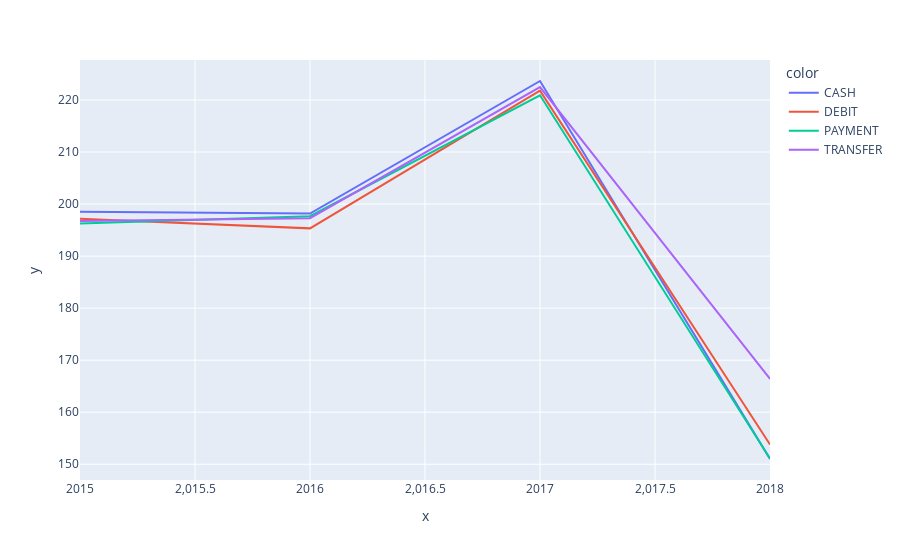

The notebook cell saved with this chart:
### Code cell
px.line(x = type_y["ord_year"], y = type_y["Sales"], color = type_y["Type"])

### Figure 1 — Plotly figure (JSON) as saved in the notebook; plotly's stock layout.template omitted (floating-point values rounded to 4 significant figures)
{"data": [{"hovertemplate": "color=CASH<br>x=%{x}<br>y=%{y}<extra></extra>", "legendgroup": "CASH", "line": {"color": "#636efa", "dash": "solid"}, "marker": {"symbol": "circle"}, "mode": "lines", "name": "CASH", "orientation": "v", "showlegend": true, "type": "scatter", "x": [2015, 2016, 2017, 2018], "xaxis": "x", "y": [198.5, 198.2, 223.6, 151.0], "yaxis": "y"}, {"hovertemplate": "color=DEBIT<br>x=%{x}<br>y=%{y}<extra></extra>", "legendgroup": "DEBIT", "line": {"color": "#EF553B", "dash": "solid"}, "marker": {"symbol": "circle"}, "mode": "lines", "name": "DEBIT", "orientation": "v", "showlegend": true, "type": "scatter", "x": [2015, 2016, 2017, 2018], "xaxis": "x", "y": [197.2, 195.3, 221.8, 153.8], "yaxis": "y"}, {"hovertemplate": "color=PAYMENT<br>x=%{x}<br>y=%{y}<extra></extra>", "legendgroup": "PAYMENT", "line": {"color": "#00cc96", "dash": "solid"}, "marker": {"symbol": "circle"}, "mode": "lines", "name": "PAYMENT", "orientation": "v", "showlegend": true, "type": "scatter", "x": [2015, 2016, 2017, 2018], "xaxis": "x", "y": [196.2, 197.7, 220.9, 151.1], "yaxis": "y"}, {"hovertemplate": "color=TRANSFER<br>x=%{x}<br>y=%{y}<extra></extra>", "legendgroup": "TRANSFER", "line": {"color": "#ab63fa", "dash": "solid"}, "marker": {"symbol": "circle"}, "mode": "lines", "name": "TRANSFER", "orientation": "v", "showlegend": true, "type": "scatter", "x": [2015, 2016, 2017, 2018], "xaxis": "x", "y": [196.7, 197.3, 222.5, 166.4], "yaxis": "y"}], "layout": {"legend": {"title": {"text": "color"}, "tracegroupgap": 0}, "margin": {"t": 60}, "xaxis": {"anchor": "y", "domain": [0, 1], "title": {"text": "x"}}, "yaxis": {"anchor": "x", "domain": [0, 1], "title": {"text": "y"}}}}
